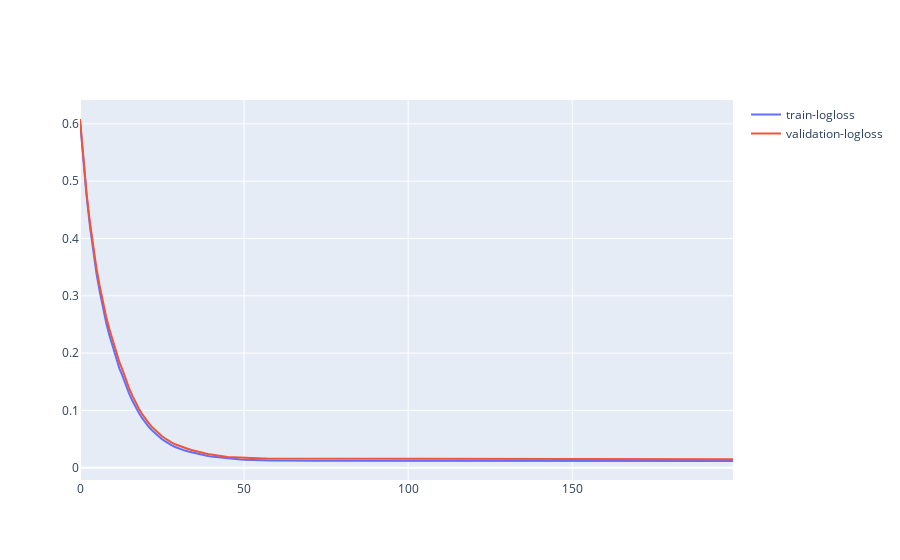

Notebook code for this chart:
### Code cell
from plotly import graph_objects as go

fig = go.Figure()
fig.add_trace(go.Scatter(x=list(range(len(metrics['train:logloss']))), y=metrics['train:logloss'], name='train-logloss'))
fig.add_trace(go.Scatter(x=list(range(len(metrics['validation:logloss']))), y=metrics['validation:logloss'], name='validation-logloss'))
fig.show()

### Figure 1 — Plotly figure (JSON) as saved in the notebook; plotly's stock layout.template omitted (floating-point values rounded to 4 significant figures; data arrays with more than 128 entries replaced by an {"elided": "..."} marker saying what was removed)
{"data": [{"name": "train-logloss", "type": "scatter", "x": {"elided": "200 int values"}, "y": {"elided": "200 float values"}}, {"name": "validation-logloss", "type": "scatter", "x": {"elided": "200 int values"}, "y": {"elided": "200 float values"}}], "layout": {}}
